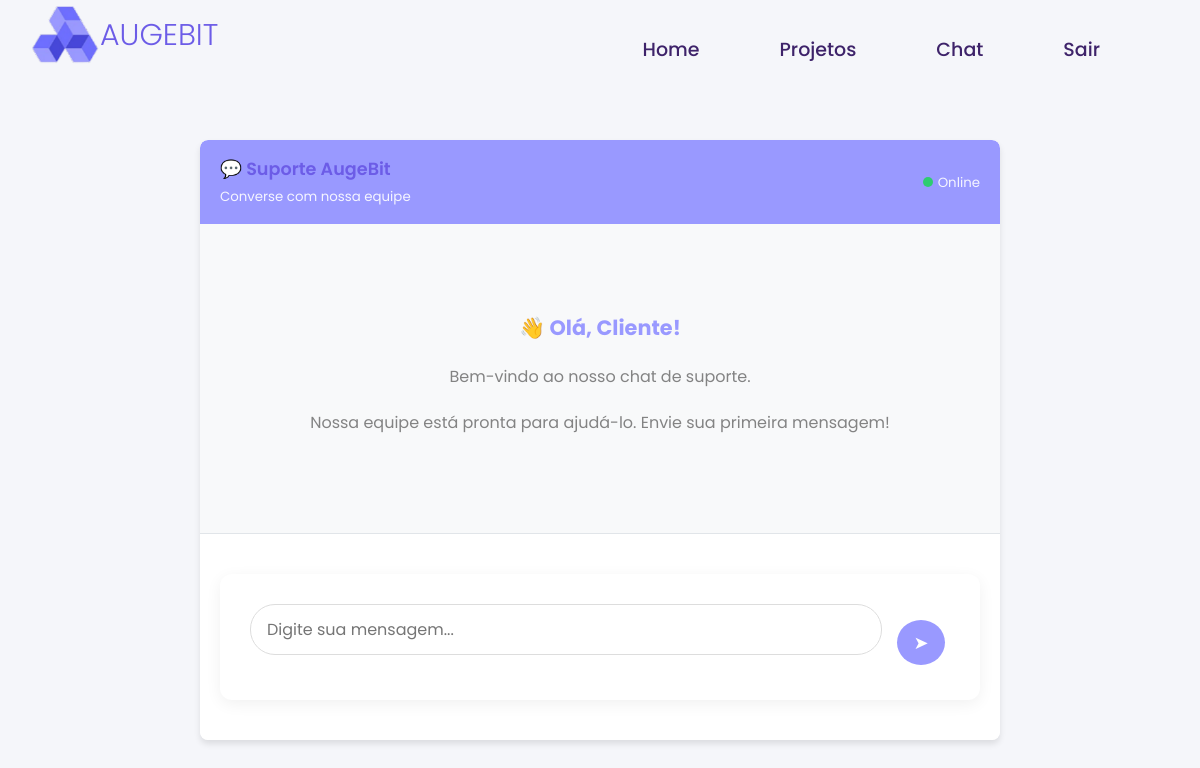
/cliente/chat.php, run on an earlier commit of the app's database.
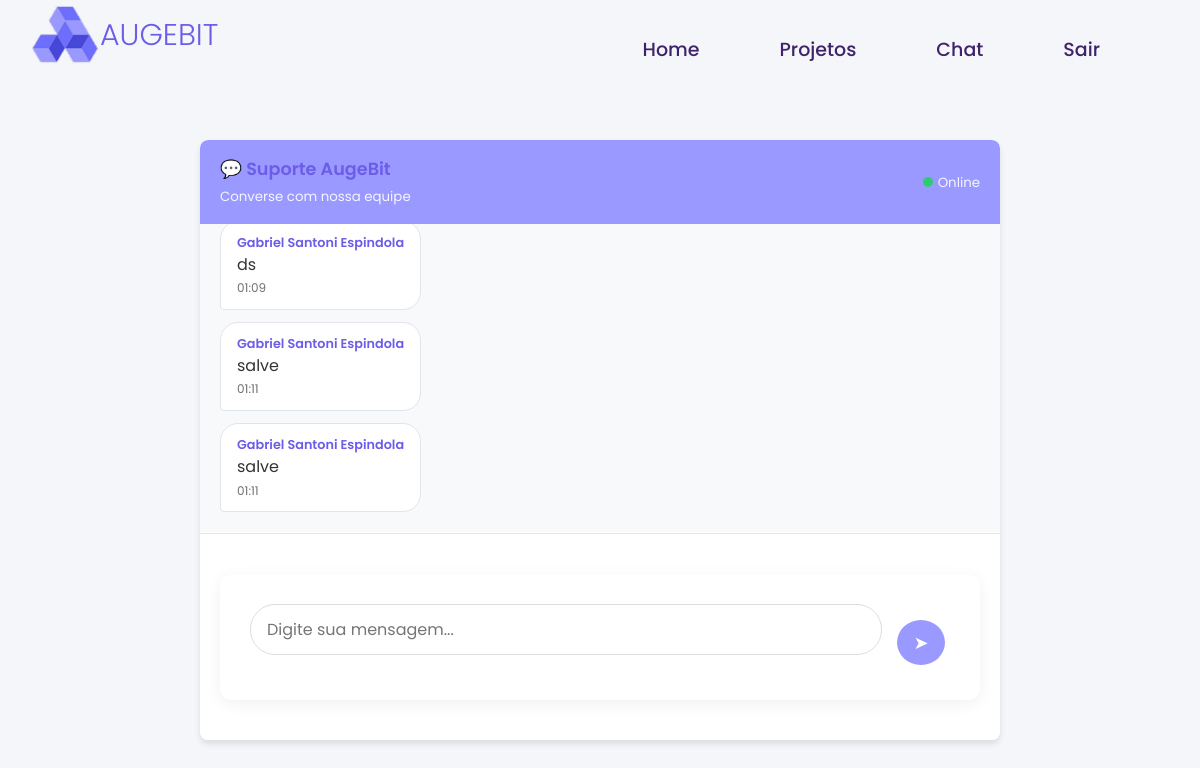
And on a later commit of the database.
### tables this page shows
CREATE TABLE `chat_mensagens` (
  `id` int(11) NOT NULL,
  `conversa_id` int(11) NOT NULL,
  `remetente_id` int(11) NOT NULL,
  `mensagem` text NOT NULL,
  `lida` tinyint(1) DEFAULT 0,
  `enviado_em` timestamp NOT NULL DEFAULT current_timestamp()
);

CREATE TABLE `usuarios` (
  `id` int(11) NOT NULL,
  `nome` varchar(100) NOT NULL,
  `email` varchar(100) NOT NULL,
  `senha` varchar(255) NOT NULL,
  `tipo` enum('cliente','admin','funcionario') NOT NULL,
  `criado_em` timestamp NOT NULL DEFAULT current_timestamp()
);

### cliente/chat.php (the view, shortened to what the changed rows need)
<?php
$pdo = null;
if (!isset($pdo) || $pdo === null) {
    try {
        $host = 'localhost';
        $dbname = 'augebit';
        $username = 'root';
        $password = '';
        $pdo = new PDO("mysql:host=$host;dbname=$dbname;charset=utf8mb4", $username, $password);
        $pdo->setAttribute(PDO::ATTR_ERRMODE, PDO::ERRMODE_EXCEPTION);
        $pdo->setAttribute(PDO::ATTR_DEFAULT_FETCH_MODE, PDO::FETCH_ASSOC);
    } catch (PDOException $e) {
        die("
        <div style='font-family: Arial; padding: 20px; background: #f8d7da; color: #721c24; border-radius: 5px; margin: 20px;'>
            <h3>❌ Erro de Conexão</h3>
            <p><strong>Não foi possível conectar ao banco de dados.</strong></p>
            <p><strong>Erro:</strong> " . htmlspecialchars($e->getMessage()) . "</p>
            <p><strong>Verifique:</strong></p>
            <ul>
                <li>Se o MySQL está rodando</li>
                <li>Se o banco 'augebit' existe</li>
                <li>Se as credenciais estão corretas</li>
                <li>Se as tabelas do chat foram criadas (execute setup_chat.sql)</li>
            </ul>
            <p><a href='../dashboard_cliente.php' style='color: #721c24;'>← Voltar ao Dashboard</a></p>
        </div>
        ");
    }
}
$cliente_id = $_SESSION['usuario_id'];
if (!isset($_SESSION['nome']) || empty($_SESSION['nome'])) {
    $stmt = $pdo->prepare("SELECT nome FROM usuarios WHERE id = ?");
    $stmt->execute([$cliente_id]);
    $usuario = $stmt->fetch();
    $cliente_nome = $usuario ? $usuario['nome'] : 'Cliente';
} else {
    $cliente_nome = $_SESSION['nome'];
}
$stmt = $pdo->prepare("
    SELECT id FROM conversas
    WHERE cliente_id = ? AND status = 'ativa'
    ORDER BY criado_em DESC LIMIT 1
");
$stmt->execute([$cliente_id]);
$conversa = $stmt->fetch();
if (!$conversa) {
    $conversa_id = $pdo->lastInsertId();
} else {
    $conversa_id = $conversa['id'];
}
$stmt = $pdo->prepare("
    SELECT m.*, u.nome as remetente_nome, u.tipo as remetente_tipo
    FROM chat_mensagens m
    JOIN usuarios u ON m.remetente_id = u.id
    WHERE m.conversa_id = ?
    ORDER BY m.enviado_em ASC
    LIMIT 50
");
$stmt->execute([$conversa_id]);
$mensagens_iniciais = $stmt->fetchAll();
?>
<!DOCTYPE html>
<html lang="pt-BR">
<head>
    <link rel="stylesheet" href="../style.css">
    <link rel="stylesheet" href="chat_style.css">
</head>
<body>
<header>
        <div class="logo-header">
            <h1>AUGEBIT</h1>
        </div>
    </header>
    <main class="container">
        <div class="chat-container">
            <div class="chat-messages" id="chatMessages">
                <?php if (empty($mensagens_iniciais)): ?>
                    <div class="empty-state">
                        <h4>👋 Olá, <?= htmlspecialchars($cliente_nome) ?>!</h4>
                        <p>Bem-vindo ao nosso chat de suporte.</p>
                        <p>Nossa equipe está pronta para ajudá-lo. Envie sua primeira mensagem!</p>
                    </div>
                <?php else: ?>
                    <?php foreach ($mensagens_iniciais as $msg): ?>
                        <div class="message <?= $msg['remetente_tipo'] ?>" data-id="<?= $msg['id'] ?>">
                            <?php if ($msg['remetente_tipo'] != 'cliente'): ?>
                                <div class="message-sender">
                                    <?= htmlspecialchars($msg['remetente_nome']) ?>
                                </div>
                            <?php endif; ?>
                            <div class="message-content">
                                <?= nl2br(htmlspecialchars($msg['mensagem'])) ?>
                            </div>
                            <div class="message-time">
                                <?= date('H:i', strtotime($msg['enviado_em'])) ?>
                            </div>
                        </div>
                    <?php endforeach; ?>
                <?php endif; ?>
            </div>
        </div>
    </main>
</body>
</html>

What changed in the data, as far as the page shows it:
added chat_mensagens: remetente.nome "Gabriel Santoni Espindola", mensagem "ds", enviado_em "01:09"
added chat_mensagens: remetente.nome "Gabriel Santoni Espindola", mensagem "salve", enviado_em "01:11"
added chat_mensagens: remetente.nome "Gabriel Santoni Espindola", mensagem "salve", enviado_em "01:11"
Also different on the page:
$cliente_nome: "Cliente" → (not shown)
text no longer shown: "👋 Olá, ! Bem-vindo ao nosso chat de suporte. Nossa equipe está pronta para ajudá-lo. Envie sua primeira mensagem!"
